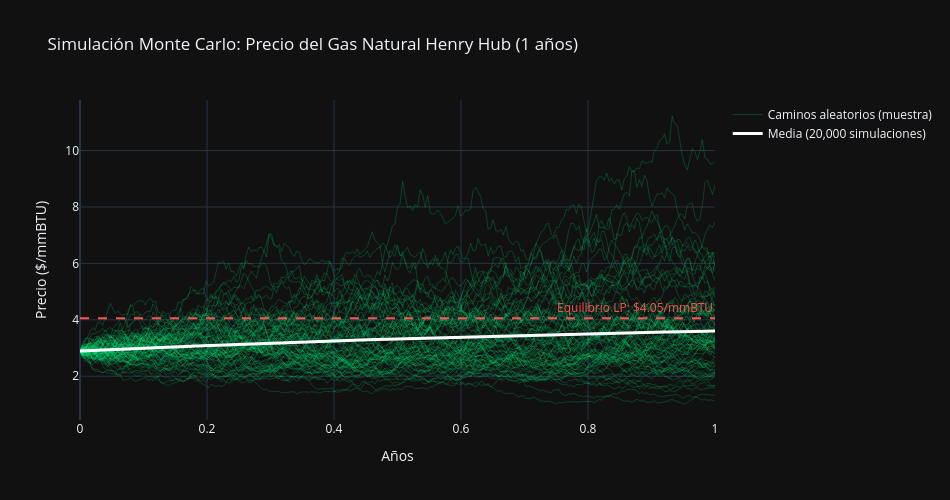

Here is the notebook cell this chart was saved with:
### Code cell
# ------------------------------------------------------------------------------
# GRÁFICA 2: Trayectorias de Monte Carlo - Gas Natural Henry Hub
# ------------------------------------------------------------------------------
fig_gas = go.Figure()

for i in range(n_paths_plot):
    fig_gas.add_trace(
        go.Scatter(
            x=time_grid,
            y=P_gas_paths[:, i],
            mode='lines',
            line=dict(color='rgba(0, 230, 118, 0.22)', width=1),
            showlegend=(i == 0),
            name='Caminos aleatorios (muestra)',
            hoverinfo='skip',
        )
    )

fig_gas.add_trace(
    go.Scatter(
        x=time_grid,
        y=P_gas_paths.mean(axis=1),
        mode='lines',
        line=dict(color='#ffffff', width=3),
        name=f'Media ({N_SIMS:,} simulaciones)',
    )
)

fig_gas.add_hline(
    y=gas_params['eq_price'],
    line_dash='dash',
    line_color='#ff5252',
    line_width=2,
    annotation_text=f"Equilibrio LP: ${gas_params['eq_price']:.2f}/mmBTU",
    annotation_position='top right',
    annotation_font_color='#ff5252',
)

fig_gas.update_layout(
    title=f'Simulación Monte Carlo: Precio del Gas Natural Henry Hub ({N_YEARS} años)',
    xaxis_title='Años',
    yaxis_title='Precio ($/mmBTU)',
    template='plotly_dark',
    width=950,
    height=500,
    hovermode='x unified',
)
fig_gas.show()

### Figure 1 — Plotly figure (JSON) as saved in the notebook; plotly's stock layout.template omitted (floating-point values rounded to 4 significant figures; data arrays with more than 128 entries replaced by an {"elided": "..."} marker saying what was removed)
{"data": [{"hoverinfo": "skip", "line": {"color": "rgba(0, 230, 118, 0.22)", "width": 1}, "mode": "lines", "name": "Caminos aleatorios (muestra)", "showlegend": true, "type": "scatter", "x": {"elided": "253 float values"}, "y": {"elided": "253 float values"}}, {"hoverinfo": "skip", "line": {"color": "rgba(0, 230, 118, 0.22)", "width": 1}, "mode": "lines", "name": "Caminos aleatorios (muestra)", "showlegend": false, "type": "scatter", "x": {"elided": "253 float values"}, "y": {"elided": "253 float values"}}, {"hoverinfo": "skip", "line": {"color": "rgba(0, 230, 118, 0.22)", "width": 1}, "mode": "lines", "name": "Caminos aleatorios (muestra)", "showlegend": false, "type": "scatter", "x": {"elided": "253 float values"}, "y": {"elided": "253 float values"}}, {"hoverinfo": "skip", "line": {"color": "rgba(0, 230, 118, 0.22)", "width": 1}, "mode": "lines", "name": "Caminos aleatorios (muestra)", "showlegend": false, "type": "scatter", "x": {"elided": "253 float values"}, "y": {"elided": "253 float values"}}, {"hoverinfo": "skip", "line": {"color": "rgba(0, 230, 118, 0.22)", "width": 1}, "mode": "lines", "name": "Caminos aleatorios (muestra)", "showlegend": false, "type": "scatter", "x": {"elided": "253 float values"}, "y": {"elided": "253 float values"}}, {"hoverinfo": "skip", "line": {"color": "rgba(0, 230, 118, 0.22)", "width": 1}, "mode": "lines", "name": "Caminos aleatorios (muestra)", "showlegend": false, "type": "scatter", "x": {"elided": "253 float values"}, "y": {"elided": "253 float values"}}, {"hoverinfo": "skip", "line": {"color": "rgba(0, 230, 118, 0.22)", "width": 1}, "mode": "lines", "name": "Caminos aleatorios (muestra)", "showlegend": false, "type": "scatter", "x": {"elided": "253 float values"}, "y": {"elided": "253 float values"}}, {"hoverinfo": "skip", "line": {"color": "rgba(0, 230, 118, 0.22)", "width": 1}, "mode": "lines", "name": "Caminos aleatorios (muestra)", "showlegend": false, "type": "scatter", "x": {"elided": "253 float values"}, "y": {"elided": "253 float values"}}, {"hoverinfo": "skip", "line": {"color": "rgba(0, 230, 118, 0.22)", "width": 1}, "mode": "lines", "name": "Caminos aleatorios (muestra)", "showlegend": false, "type": "scatter", "x": {"elided": "253 float values"}, "y": {"elided": "253 float values"}}, {"hoverinfo": "skip", "line": {"color": "rgba(0, 230, 118, 0.22)", "width": 1}, "mode": "lines", "name": "Caminos aleatorios (muestra)", "showlegend": false, "type": "scatter", "x": {"elided": "253 float values"}, "y": {"elided": "253 float values"}}, {"hoverinfo": "skip", "line": {"color": "rgba(0, 230, 118, 0.22)", "width": 1}, "mode": "lines", "name": "Caminos aleatorios (muestra)", "showlegend": false, "type": "scatter", "x": {"elided": "253 float values"}, "y": {"elided": "253 float values"}}, {"hoverinfo": "skip", "line": {"color": "rgba(0, 230, 118, 0.22)", "width": 1}, "mode": "lines", "name": "Caminos aleatorios (muestra)", "showlegend": false, "type": "scatter", "x": {"elided": "253 float values"}, "y": {"elided": "253 float values"}}, {"hoverinfo": "skip", "line": {"color": "rgba(0, 230, 118, 0.22)", "width": 1}, "mode": "lines", "name": "Caminos aleatorios (muestra)", "showlegend": false, "type": "scatter", "x": {"elided": "253 float values"}, "y": {"elided": "253 float values"}}, {"hoverinfo": "skip", "line": {"color": "rgba(0, 230, 118, 0.22)", "width": 1}, "mode": "lines", "name": "Caminos aleatorios (muestra)", "showlegend": false, "type": "scatter", "x": {"elided": "253 float values"}, "y": {"elided": "253 float values"}}, {"hoverinfo": "skip", "line": {"color": "rgba(0, 230, 118, 0.22)", "width": 1}, "mode": "lines", "name": "Caminos aleatorios (muestra)", "showlegend": false, "type": "scatter", "x": {"elided": "253 float values"}, "y": {"elided": "253 float values"}}, {"hoverinfo": "skip", "line": {"color": "rgba(0, 230, 118, 0.22)", "width": 1}, "mode": "lines", "name": "Caminos aleatorios (muestra)", "showlegend": false, "type": "scatter", "x": {"elided": "253 float values"}, "y": {"elided": "253 float values"}}, {"hoverinfo": "skip", "line": {"color": "rgba(0, 230, 118, 0.22)", "width": 1}, "mode": "lines", "name": "Caminos aleatorios (muestra)", "showlegend": false, "type": "scatter", "x": {"elided": "253 float values"}, "y": {"elided": "253 float values"}}, {"hoverinfo": "skip", "line": {"color": "rgba(0, 230, 118, 0.22)", "width": 1}, "mode": "lines", "name": "Caminos aleatorios (muestra)", "showlegend": false, "type": "scatter", "x": {"elided": "253 float values"}, "y": {"elided": "253 float values"}}, {"hoverinfo": "skip", "line": {"color": "rgba(0, 230, 118, 0.22)", "width": 1}, "mode": "lines", "name": "Caminos aleatorios (muestra)", "showlegend": false, "type": "scatter", "x": {"elided": "253 float values"}, "y": {"elided": "253 float values"}}, {"hoverinfo": "skip", "line": {"color": "rgba(0, 230, 118, 0.22)", "width": 1}, "mode": "lines", "name": "Caminos aleatorios (muestra)", "showlegend": false, "type": "scatter", "x": {"elided": "253 float values"}, "y": {"elided": "253 float values"}}, {"hoverinfo": "skip", "line": {"color": "rgba(0, 230, 118, 0.22)", "width": 1}, "mode": "lines", "name": "Caminos aleatorios (muestra)", "showlegend": false, "type": "scatter", "x": {"elided": "253 float values"}, "y": {"elided": "253 float values"}}, {"hoverinfo": "skip", "line": {"color": "rgba(0, 230, 118, 0.22)", "width": 1}, "mode": "lines", "name": "Caminos aleatorios (muestra)", "showlegend": false, "type": "scatter", "x": {"elided": "253 float values"}, "y": {"elided": "253 float values"}}, {"hoverinfo": "skip", "line": {"color": "rgba(0, 230, 118, 0.22)", "width": 1}, "mode": "lines", "name": "Caminos aleatorios (muestra)", "showlegend": false, "type": "scatter", "x": {"elided": "253 float values"}, "y": {"elided": "253 float values"}}, {"hoverinfo": "skip", "line": {"color": "rgba(0, 230, 118, 0.22)", "width": 1}, "mode": "lines", "name": "Caminos aleatorios (muestra)", "showlegend": false, "type": "scatter", "x": {"elided": "253 float values"}, "y": {"elided": "253 float values"}}, {"hoverinfo": "skip", "line": {"color": "rgba(0, 230, 118, 0.22)", "width": 1}, "mode": "lines", "name": "Caminos aleatorios (muestra)", "showlegend": false, "type": "scatter", "x": {"elided": "253 float values"}, "y": {"elided": "253 float values"}}, {"hoverinfo": "skip", "line": {"color": "rgba(0, 230, 118, 0.22)", "width": 1}, "mode": "lines", "name": "Caminos aleatorios (muestra)", "showlegend": false, "type": "scatter", "x": {"elided": "253 float values"}, "y": {"elided": "253 float values"}}, {"hoverinfo": "skip", "line": {"color": "rgba(0, 230, 118, 0.22)", "width": 1}, "mode": "lines", "name": "Caminos aleatorios (muestra)", "showlegend": false, "type": "scatter", "x": {"elided": "253 float values"}, "y": {"elided": "253 float values"}}, {"hoverinfo": "skip", "line": {"color": "rgba(0, 230, 118, 0.22)", "width": 1}, "mode": "lines", "name": "Caminos aleatorios (muestra)", "showlegend": false, "type": "scatter", "x": {"elided": "253 float values"}, "y": {"elided": "253 float values"}}, {"hoverinfo": "skip", "line": {"color": "rgba(0, 230, 118, 0.22)", "width": 1}, "mode": "lines", "name": "Caminos aleatorios (muestra)", "showlegend": false, "type": "scatter", "x": {"elided": "253 float values"}, "y": {"elided": "253 float values"}}, {"hoverinfo": "skip", "line": {"color": "rgba(0, 230, 118, 0.22)", "width": 1}, "mode": "lines", "name": "Caminos aleatorios (muestra)", "showlegend": false, "type": "scatter", "x": {"elided": "253 float values"}, "y": {"elided": "253 float values"}}, {"hoverinfo": "skip", "line": {"color": "rgba(0, 230, 118, 0.22)", "width": 1}, "mode": "lines", "name": "Caminos aleatorios (muestra)", "showlegend": false, "type": "scatter", "x": {"elided": "253 float values"}, "y": {"elided": "253 float values"}}, {"hoverinfo": "skip", "line": {"color": "rgba(0, 230, 118, 0.22)", "width": 1}, "mode": "lines", "name": "Caminos aleatorios (muestra)", "showlegend": false, "type": "scatter", "x": {"elided": "253 float values"}, "y": {"elided": "253 float values"}}, {"hoverinfo": "skip", "line": {"color": "rgba(0, 230, 118, 0.22)", "width": 1}, "mode": "lines", "name": "Caminos aleatorios (muestra)", "showlegend": false, "type": "scatter", "x": {"elided": "253 float values"}, "y": {"elided": "253 float values"}}, {"hoverinfo": "skip", "line": {"color": "rgba(0, 230, 118, 0.22)", "width": 1}, "mode": "lines", "name": "Caminos aleatorios (muestra)", "showlegend": false, "type": "scatter", "x": {"elided": "253 float values"}, "y": {"elided": "253 float values"}}, {"hoverinfo": "skip", "line": {"color": "rgba(0, 230, 118, 0.22)", "width": 1}, "mode": "lines", "name": "Caminos aleatorios (muestra)", "showlegend": false, "type": "scatter", "x": {"elided": "253 float values"}, "y": {"elided": "253 float values"}}, {"hoverinfo": "skip", "line": {"color": "rgba(0, 230, 118, 0.22)", "width": 1}, "mode": "lines", "name": "Caminos aleatorios (muestra)", "showlegend": false, "type": "scatter", "x": {"elided": "253 float values"}, "y": {"elided": "253 float values"}}, {"hoverinfo": "skip", "line": {"color": "rgba(0, 230, 118, 0.22)", "width": 1}, "mode": "lines", "name": "Caminos aleatorios (muestra)", "showlegend": false, "type": "scatter", "x": {"elided": "253 float values"}, "y": {"elided": "253 float values"}}, {"hoverinfo": "skip", "line": {"color": "rgba(0, 230, 118, 0.22)", "width": 1}, "mode": "lines", "name": "Caminos aleatorios (muestra)", "showlegend": false, "type": "scatter", "x": {"elided": "253 float values"}, "y": {"elided": "253 float values"}}, {"hoverinfo": "skip", "line": {"color": "rgba(0, 230, 118, 0.22)", "width": 1}, "mode": "lines", "name": "Caminos aleatorios (muestra)", "showlegend": false, "type": "scatter", "x": {"elided": "253 float values"}, "y": {"elided": "253 float values"}}, {"hoverinfo": "skip", "line": {"color": "rgba(0, 230, 118, 0.22)", "width": 1}, "mode": "lines", "name": "Caminos aleatorios (muestra)", "showlegend": false, "type": "scatter", "x": {"elided": "253 float values"}, "y": {"elided": "253 float values"}}, {"hoverinfo": "skip", "line": {"color": "rgba(0, 230, 118, 0.22)", "width": 1}, "mode": "lines", "name": "Caminos aleatorios (muestra)", "showlegend": false, "type": "scatter", "x": {"elided": "253 float values"}, "y": {"elided": "253 float values"}}, {"hoverinfo": "skip", "line": {"color": "rgba(0, 230, 118, 0.22)", "width": 1}, "mode": "lines", "name": "Caminos aleatorios (muestra)", "showlegend": false, "type": "scatter", "x": {"elided": "253 float values"}, "y": {"elided": "253 float values"}}, {"hoverinfo": "skip", "line": {"color": "rgba(0, 230, 118, 0.22)", "width": 1}, "mode": "lines", "name": "Caminos aleatorios (muestra)", "showlegend": false, "type": "scatter", "x": {"elided": "253 float values"}, "y": {"elided": "253 float values"}}, {"hoverinfo": "skip", "line": {"color": "rgba(0, 230, 118, 0.22)", "width": 1}, "mode": "lines", "name": "Caminos aleatorios (muestra)", "showlegend": false, "type": "scatter", "x": {"elided": "253 float values"}, "y": {"elided": "253 float values"}}, {"hoverinfo": "skip", "line": {"color": "rgba(0, 230, 118, 0.22)", "width": 1}, "mode": "lines", "name": "Caminos aleatorios (muestra)", "showlegend": false, "type": "scatter", "x": {"elided": "253 float values"}, "y": {"elided": "253 float values"}}, {"hoverinfo": "skip", "line": {"color": "rgba(0, 230, 118, 0.22)", "width": 1}, "mode": "lines", "name": "Caminos aleatorios (muestra)", "showlegend": false, "type": "scatter", "x": {"elided": "253 float values"}, "y": {"elided": "253 float values"}}, {"hoverinfo": "skip", "line": {"color": "rgba(0, 230, 118, 0.22)", "width": 1}, "mode": "lines", "name": "Caminos aleatorios (muestra)", "showlegend": false, "type": "scatter", "x": {"elided": "253 float values"}, "y": {"elided": "253 float values"}}, {"hoverinfo": "skip", "line": {"color": "rgba(0, 230, 118, 0.22)", "width": 1}, "mode": "lines", "name": "Caminos aleatorios (muestra)", "showlegend": false, "type": "scatter", "x": {"elided": "253 float values"}, "y": {"elided": "253 float values"}}, {"hoverinfo": "skip", "line": {"color": "rgba(0, 230, 118, 0.22)", "width": 1}, "mode": "lines", "name": "Caminos aleatorios (muestra)", "showlegend": false, "type": "scatter", "x": {"elided": "253 float values"}, "y": {"elided": "253 float values"}}, {"hoverinfo": "skip", "line": {"color": "rgba(0, 230, 118, 0.22)", "width": 1}, "mode": "lines", "name": "Caminos aleatorios (muestra)", "showlegend": false, "type": "scatter", "x": {"elided": "253 float values"}, "y": {"elided": "253 float values"}}, {"hoverinfo": "skip", "line": {"color": "rgba(0, 230, 118, 0.22)", "width": 1}, "mode": "lines", "name": "Caminos aleatorios (muestra)", "showlegend": false, "type": "scatter", "x": {"elided": "253 float values"}, "y": {"elided": "253 float values"}}, {"hoverinfo": "skip", "line": {"color": "rgba(0, 230, 118, 0.22)", "width": 1}, "mode": "lines", "name": "Caminos aleatorios (muestra)", "showlegend": false, "type": "scatter", "x": {"elided": "253 float values"}, "y": {"elided": "253 float values"}}, {"hoverinfo": "skip", "line": {"color": "rgba(0, 230, 118, 0.22)", "width": 1}, "mode": "lines", "name": "Caminos aleatorios (muestra)", "showlegend": false, "type": "scatter", "x": {"elided": "253 float values"}, "y": {"elided": "253 float values"}}, {"hoverinfo": "skip", "line": {"color": "rgba(0, 230, 118, 0.22)", "width": 1}, "mode": "lines", "name": "Caminos aleatorios (muestra)", "showlegend": false, "type": "scatter", "x": {"elided": "253 float values"}, "y": {"elided": "253 float values"}}, {"hoverinfo": "skip", "line": {"color": "rgba(0, 230, 118, 0.22)", "width": 1}, "mode": "lines", "name": "Caminos aleatorios (muestra)", "showlegend": false, "type": "scatter", "x": {"elided": "253 float values"}, "y": {"elided": "253 float values"}}, {"hoverinfo": "skip", "line": {"color": "rgba(0, 230, 118, 0.22)", "width": 1}, "mode": "lines", "name": "Caminos aleatorios (muestra)", "showlegend": false, "type": "scatter", "x": {"elided": "253 float values"}, "y": {"elided": "253 float values"}}, {"hoverinfo": "skip", "line": {"color": "rgba(0, 230, 118, 0.22)", "width": 1}, "mode": "lines", "name": "Caminos aleatorios (muestra)", "showlegend": false, "type": "scatter", "x": {"elided": "253 float values"}, "y": {"elided": "253 float values"}}, {"hoverinfo": "skip", "line": {"color": "rgba(0, 230, 118, 0.22)", "width": 1}, "mode": "lines", "name": "Caminos aleatorios (muestra)", "showlegend": false, "type": "scatter", "x": {"elided": "253 float values"}, "y": {"elided": "253 float values"}}, {"hoverinfo": "skip", "line": {"color": "rgba(0, 230, 118, 0.22)", "width": 1}, "mode": "lines", "name": "Caminos aleatorios (muestra)", "showlegend": false, "type": "scatter", "x": {"elided": "253 float values"}, "y": {"elided": "253 float values"}}, {"hoverinfo": "skip", "line": {"color": "rgba(0, 230, 118, 0.22)", "width": 1}, "mode": "lines", "name": "Caminos aleatorios (muestra)", "showlegend": false, "type": "scatter", "x": {"elided": "253 float values"}, "y": {"elided": "253 float values"}}, {"hoverinfo": "skip", "line": {"color": "rgba(0, 230, 118, 0.22)", "width": 1}, "mode": "lines", "name": "Caminos aleatorios (muestra)", "showlegend": false, "type": "scatter", "x": {"elided": "253 float values"}, "y": {"elided": "253 float values"}}, {"hoverinfo": "skip", "line": {"color": "rgba(0, 230, 118, 0.22)", "width": 1}, "mode": "lines", "name": "Caminos aleatorios (muestra)", "showlegend": false, "type": "scatter", "x": {"elided": "253 float values"}, "y": {"elided": "253 float values"}}, {"hoverinfo": "skip", "line": {"color": "rgba(0, 230, 118, 0.22)", "width": 1}, "mode": "lines", "name": "Caminos aleatorios (muestra)", "showlegend": false, "type": "scatter", "x": {"elided": "253 float values"}, "y": {"elided": "253 float values"}}, {"hoverinfo": "skip", "line": {"color": "rgba(0, 230, 118, 0.22)", "width": 1}, "mode": "lines", "name": "Caminos aleatorios (muestra)", "showlegend": false, "type": "scatter", "x": {"elided": "253 float values"}, "y": {"elided": "253 float values"}}, {"hoverinfo": "skip", "line": {"color": "rgba(0, 230, 118, 0.22)", "width": 1}, "mode": "lines", "name": "Caminos aleatorios (muestra)", "showlegend": false, "type": "scatter", "x": {"elided": "253 float values"}, "y": {"elided": "253 float values"}}, {"hoverinfo": "skip", "line": {"color": "rgba(0, 230, 118, 0.22)", "width": 1}, "mode": "lines", "name": "Caminos aleatorios (muestra)", "showlegend": false, "type": "scatter", "x": {"elided": "253 float values"}, "y": {"elided": "253 float values"}}, {"hoverinfo": "skip", "line": {"color": "rgba(0, 230, 118, 0.22)", "width": 1}, "mode": "lines", "name": "Caminos aleatorios (muestra)", "showlegend": false, "type": "scatter", "x": {"elided": "253 float values"}, "y": {"elided": "253 float values"}}, {"hoverinfo": "skip", "line": {"color": "rgba(0, 230, 118, 0.22)", "width": 1}, "mode": "lines", "name": "Caminos aleatorios (muestra)", "showlegend": false, "type": "scatter", "x": {"elided": "253 float values"}, "y": {"elided": "253 float values"}}, {"hoverinfo": "skip", "line": {"color": "rgba(0, 230, 118, 0.22)", "width": 1}, "mode": "lines", "name": "Caminos aleatorios (muestra)", "showlegend": false, "type": "scatter", "x": {"elided": "253 float values"}, "y": {"elided": "253 float values"}}, {"hoverinfo": "skip", "line": {"color": "rgba(0, 230, 118, 0.22)", "width": 1}, "mode": "lines", "name": "Caminos aleatorios (muestra)", "showlegend": false, "type": "scatter", "x": {"elided": "253 float values"}, "y": {"elided": "253 float values"}}, {"hoverinfo": "skip", "line": {"color": "rgba(0, 230, 118, 0.22)", "width": 1}, "mode": "lines", "name": "Caminos aleatorios (muestra)", "showlegend": false, "type": "scatter", "x": {"elided": "253 float values"}, "y": {"elided": "253 float values"}}, {"hoverinfo": "skip", "line": {"color": "rgba(0, 230, 118, 0.22)", "width": 1}, "mode": "lines", "name": "Caminos aleatorios (muestra)", "showlegend": false, "type": "scatter", "x": {"elided": "253 float values"}, "y": {"elided": "253 float values"}}, {"hoverinfo": "skip", "line": {"color": "rgba(0, 230, 118, 0.22)", "width": 1}, "mode": "lines", "name": "Caminos aleatorios (muestra)", "showlegend": false, "type": "scatter", "x": {"elided": "253 float values"}, "y": {"elided": "253 float values"}}, {"hoverinfo": "skip", "line": {"color": "rgba(0, 230, 118, 0.22)", "width": 1}, "mode": "lines", "name": "Caminos aleatorios (muestra)", "showlegend": false, "type": "scatter", "x": {"elided": "253 float values"}, "y": {"elided": "253 float values"}}, {"hoverinfo": "skip", "line": {"color": "rgba(0, 230, 118, 0.22)", "width": 1}, "mode": "lines", "name": "Caminos aleatorios (muestra)", "showlegend": false, "type": "scatter", "x": {"elided": "253 float values"}, "y": {"elided": "253 float values"}}, {"hoverinfo": "skip", "line": {"color": "rgba(0, 230, 118, 0.22)", "width": 1}, "mode": "lines", "name": "Caminos aleatorios (muestra)", "showlegend": false, "type": "scatter", "x": {"elided": "253 float values"}, "y": {"elided": "253 float values"}}, {"hoverinfo": "skip", "line": {"color": "rgba(0, 230, 118, 0.22)", "width": 1}, "mode": "lines", "name": "Caminos aleatorios (muestra)", "showlegend": false, "type": "scatter", "x": {"elided": "253 float values"}, "y": {"elided": "253 float values"}}, {"hoverinfo": "skip", "line": {"color": "rgba(0, 230, 118, 0.22)", "width": 1}, "mode": "lines", "name": "Caminos aleatorios (muestra)", "showlegend": false, "type": "scatter", "x": {"elided": "253 float values"}, "y": {"elided": "253 float values"}}, {"hoverinfo": "skip", "line": {"color": "rgba(0, 230, 118, 0.22)", "width": 1}, "mode": "lines", "name": "Caminos aleatorios (muestra)", "showlegend": false, "type": "scatter", "x": {"elided": "253 float values"}, "y": {"elided": "253 float values"}}, {"hoverinfo": "skip", "line": {"color": "rgba(0, 230, 118, 0.22)", "width": 1}, "mode": "lines", "name": "Caminos aleatorios (muestra)", "showlegend": false, "type": "scatter", "x": {"elided": "253 float values"}, "y": {"elided": "253 float values"}}, {"line": {"color": "#ffffff", "width": 3}, "mode": "lines", "name": "Media (20,000 simulaciones)", "type": "scatter", "x": {"elided": "253 float values"}, "y": {"elided": "253 float values"}}], "layout": {"annotations": [{"font": {"color": "#ff5252"}, "showarrow": false, "text": "Equilibrio LP: $4.05/mmBTU", "x": 1, "xanchor": "right", "xref": "x domain", "y": 4.052, "yanchor": "bottom", "yref": "y"}], "height": 500, "hovermode": "x unified", "shapes": [{"line": {"color": "#ff5252", "dash": "dash", "width": 2}, "type": "line", "x0": 0, "x1": 1, "xref": "x domain", "y0": 4.052, "y1": 4.052, "yref": "y"}], "title": {"text": "Simulación Monte Carlo: Precio del Gas Natural Henry Hub (1 años)"}, "width": 950, "xaxis": {"title": {"text": "Años"}}, "yaxis": {"title": {"text": "Precio ($/mmBTU)"}}}}
